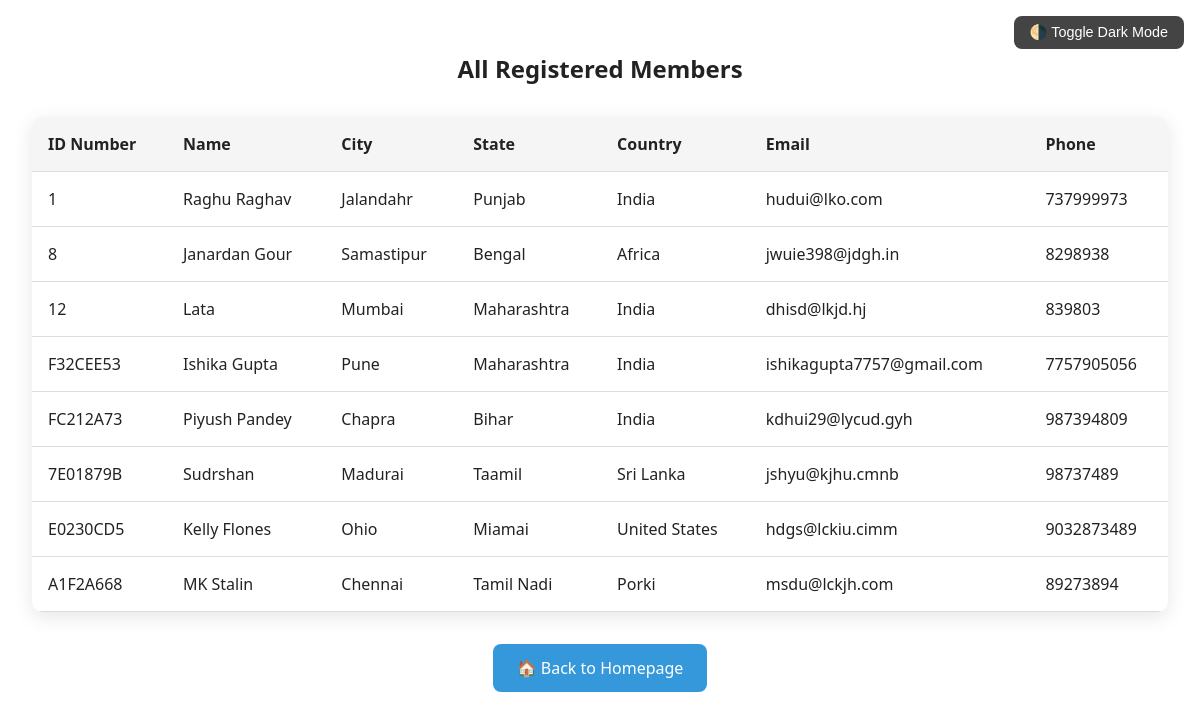
The page /members/ on the database its author committed.
### artworks/models.py (models this page shows, shortened)
class Employee(models.Model):
    id_number = models.CharField(max_length=20, unique=True, editable=False)
    name = models.CharField(max_length=100)
    city = models.CharField(max_length=100)
    state = models.CharField(max_length=100)
    country = models.CharField(max_length=100)
    email = models.EmailField()
    phone = models.CharField(max_length=15)

### artworks/views.py (the view)
# urls.py: path("members/", views.members, name="members"),
def members(request):
    all_employees = Employee.objects.all()
    return render(request, 'members.html', {'employees': all_employees})

### artworks/templates/members.html (shortened to what this page needs)
<!DOCTYPE html>
<html lang="en">
<head>
</head>
<body>
  <button class="dark-toggle" onclick="toggleDarkMode()">🌗 Toggle Dark Mode</button>
  <h2>All Registered Members</h2>
  <table>
    <thead>
      <tr>
        <th>ID Number</th>
        <th>Name</th>
        <th>City</th>
        <th>State</th>
        <th>Country</th>
        <th>Email</th>
        <th>Phone</th>
      </tr>
    </thead>
    <tbody>
      {% for emp in employees %}
      <tr>
        <td data-label="ID Number">{{ emp.id_number }}</td>
        <td data-label="Name">{{ emp.name }}</td>
        <td data-label="City">{{ emp.city }}</td>
        <td data-label="State">{{ emp.state }}</td>
        <td data-label="Country">{{ emp.country }}</td>
        <td data-label="Email">{{ emp.email }}</td>
        <td data-label="Phone">{{ emp.phone }}</td>
      </tr>
      {% empty %}
      <tr>
        <td colspan="7" style="text-align: center;">No members found.</td>
      </tr>
      {% endfor %}
    </tbody>
  </table>
  <div style="text-align: center;">
    <a href="{% url 'index' %}" class="home-btn">🏠 Back to Homepage</a>
  </div>
</body>
</html>

### artworks/templates/members.html (style rules this page uses)
:root { --bg-light: #ffffff; --bg-dark: #1f1f1f; --text-light: #222; --text-dark: #f0f0f0; --table-header-light: #f5f5f5; --table-header-dark: #2c2c2c; --primary: #3498db; --primary-hover: #2980b9; }
body { margin: 0; padding: 2rem; font-family: 'Segoe UI', Tahoma, Geneva, Verdana, sans-serif; background-color: var(--bg-light); color: var(--text-light); transition: background-color 0.3s, color 0.3s; }
h2 { text-align: center; margin-bottom: 2rem; }
table { width: 100%; border-collapse: collapse; border-radius: 10px; overflow: hidden; box-shadow: 0 5px 20px rgba(0, 0, 0, 0.1); }
th, td { padding: 1rem; text-align: left; border-bottom: 1px solid #ddd; }
thead { background-color: var(--table-header-light); }
.home-btn { margin-top: 2rem; display: inline-block; padding: 0.8rem 1.5rem; background-color: var(--primary); color: white; text-decoration: none; border-radius: 8px; font-weight: 500; transition: background-color 0.3s; }
.dark-toggle { position: absolute; top: 1rem; right: 1rem; background: #444; color: white; padding: 0.5rem 1rem; border: none; border-radius: 8px; cursor: pointer; font-size: 0.9rem; transition: background 0.3s; }

### rows shown on the page
Employee: id_number "1", name "Raghu Raghav", city "Jalandahr", state "Punjab", country "India", email "hudui@lko.com", phone "737999973"
Employee: id_number "8", name "Janardan Gour", city "Samastipur", state "Bengal", country "Africa", email "jwuie398@jdgh.in", phone "8298938"
Employee: id_number "12", name "Lata", city "Mumbai", state "Maharashtra", country "India", email "dhisd@lkjd.hj", phone "839803"
Employee: id_number "F32CEE53", name "Ishika Gupta", city "Pune", state "Maharashtra", country "India", email "ishikagupta7757@gmail.com", phone "7757905056"
Employee: id_number "FC212A73", name "Piyush Pandey", city "Chapra", state "Bihar", country "India", email "kdhui29@lycud.gyh", phone "987394809"
Employee: id_number "7E01879B", name "Sudrshan", city "Madurai", state "Taamil", country "Sri Lanka", email "jshyu@kjhu.cmnb", phone "98737489"
Employee: id_number "E0230CD5", name "Kelly Flones", city "Ohio", state "Miamai", country "United States", email "hdgs@lckiu.cimm", phone "9032873489"
Employee: id_number "A1F2A668", name "MK Stalin", city "Chennai", state "Tamil Nadi", country "Porki", email "msdu@lckjh.com", phone "89273894"
